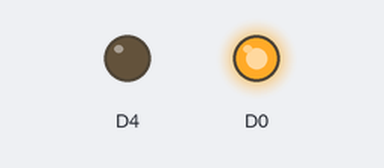
The sketch below on a simulated ESP8266 (NodeMCU). On the bench: output pins drawn as LEDs (lit = HIGH). WiFi joins after 1.5 s; servers stay silent unless stated; uploads are accepted with an empty reply; what the sketch prints to the serial monitor is not drawn.

Above: at 0.1 s.
At 1.6 s:
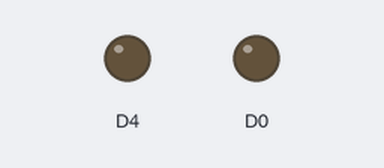
Timing chart, 0 to 5.3 s (numbered marks = the images above):
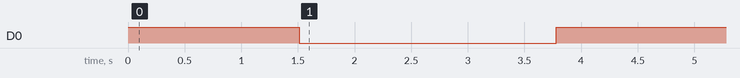

Measured:
- by itself, D0: HIGH → LOW at 1.5 s, → HIGH 2.3 s later

The sketch:

IOTCloudcontrol.ino
```cpp
// (licence header left out)
#include <ArduinoJson.h>
#include <String.h>
#include <ESP8266WiFi.h>
#include <ESP8266HTTPClient.h>

// Wifi Credentials to connect LAN or Internet

const char* ssid     = "ssid";
const char* pass = "pass";

// Server Credentials
const char* host = "52.33.33.53";
const char* url = "GET /iot/api/user/ukey=jsdjsdlfkdshjdlk&mode=249&dkey=jjjjj/switches HTTP/1.1";

//const char* url = iot1/api/user/ukey=ZJA52LXLE1S3WJFL0B0SYAU74REDSUVN&mode=249&dkey=2LT2GIVL/switches

// Objects
WiFiClient client;
HTTPClient http;
void setup()
{
      pinMode(16, OUTPUT); digitalWrite(16,1);
      Serial.begin(115200);
      delay(10);
      Serial.println("Connecting to ");
      Serial.println(ssid);
      WiFi.begin(ssid, pass);

     while (WiFi.status() != WL_CONNECTED)
     {
         delay(500);
         Serial.print(".");
     }
      Serial.println("");
      Serial.println("WiFi connected");
      digitalWrite(16,0);
}

void loop()
{

   if (!client.connect("52.33.33.53", 80)) {
    Serial.println(F("Connection failed"));
    return;
  }


String line = client.readStringUntil('\r');
    Serial.println(line);

    Serial.println(F("Connected!"));

  // Send HTTP request
  client.println(F("GET /iot/api/user/ukey=&mode=249&dkey=/switches HTTP/1.1"));
  client.println(F("Host: 52.33.33.53"));
  client.println(F("Connection: close"));
  if (client.println() == 0) {
    Serial.println(F("Failed to send request"));
    return;
  }

  Serial.println("checking the status");
  char status[32] = {0};
  client.readBytesUntil('\r', status, sizeof(status));
  if (strcmp(status, "HTTP/1.1 200 OK") != 0) {
    Serial.print(F("Unexpected response: "));
    Serial.println(status);
    return;
  }

  Serial.println("Headers Read");

  char endOfHeaders[] = "\r\n\r\n";
  if (!client.find(endOfHeaders)) {
    Serial.println(F("Invalid response"));
    return;
  }

  String json_data = client.readStringUntil('\r');
  Serial.println(json_data);

   DynamicJsonBuffer jsonBuffer;
  // Parse JSON object
  JsonObject& root = jsonBuffer.parseObject(json_data);

  if (!root.success()) {
    Serial.println(F("Parsing failed!"));
    //return;
  }
  int control = root["IP_VALUE1"];
  analogWrite(D4,control);

  control = root["IP_VALUE3"];
  if(control == 1) control = 0;
  else control = 1;
  digitalWrite(D0, control);
  // Extract values

  Serial.println(control);
  Serial.println(F("Response:"));
  Serial.println(root["IP_VALUE1"].as<char*>());
  Serial.println(root["IP_VALUE2"].as<char*>());
  Serial.println(root["IP_VALUE3"].as<char*>());
  Serial.println(root["IP_VALUE4"].as<char*>());

  // Disconnect
  client.stop(); //delay(2000);

}
```
